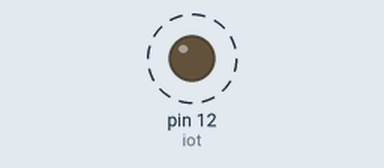
Simulated run of this sketch. Board: Arduino Uno, built with avr-gcc and run on an emulated ATmega328P. Shown: output pins drawn as LEDs (lit = HIGH). Dashed ring = blinking.

Above: at 0.5 s.
Timing chart, 0 to 4.6 s (numbered marks = the images above):
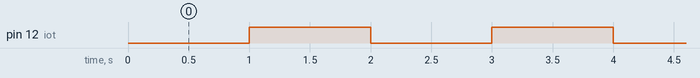

Measured:
- by itself, pin 12 (iot): alternates HIGH for 1.0 s and LOW for 1.0 s

The sketch:

for-1.ino
```cpp
  //(***Example***)
//for (int i=0; 1<10 ; i++ ){
//  digitalWrite(LED1, HIGH);
//  delay(100);
//  digitalWrite(LED, LOW);
//  delay(100);
//}
//-----------------------------------------------------------------
//ให้เขียนโปรแกรมไฟกระพริบ LED iot จำนวน 20 ครั้งด้วยคำสั่ง for
int iot=12;
void setup(){
  Serial.begin(9600);
  pinMode(iot,OUTPUT);
}

void loop(){
  for(int i=1 ; i<20 ; i++ ){
    digitalWrite(iot, LOW);  //ให้ LED ติด
    delay(1000); //หน่วงเวลา 1 วินาที
    digitalWrite(iot, HIGH); //ให้ LED ดับ
    delay(1000); //หน่วงเวลา 1 วินาที
  }
}
```
